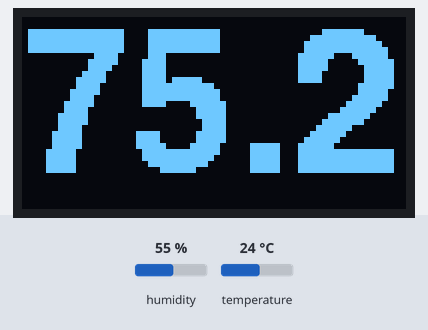
Recording of a sketch running on a simulated Arduino Uno, built with avr-gcc and run on an emulated ATmega328P. On the bench: 128×64 one-colour display. The test bench sets the inputs (shaded band); at power-on: temperature 24 °C, humidity 55 %. What the sketch prints to the serial monitor is not drawn.

Above: at 5.0 s.
5.1 s: temperature set to 12 °C
At 8.0 s:
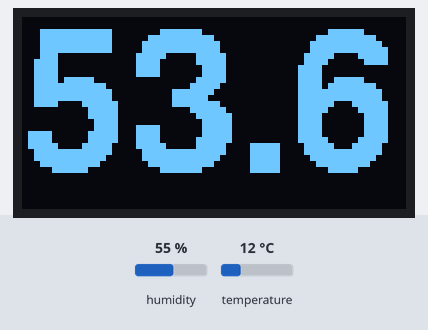
8.4 s: temperature set to 19 °C
At 9.4 s:
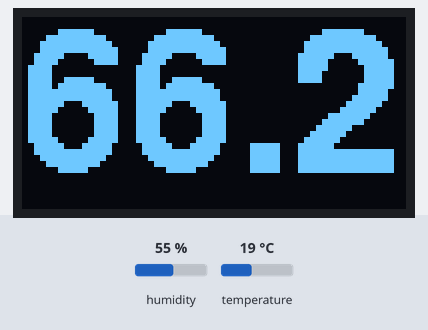
11.7 s: temperature set to 28 °C
At 14.3 s:
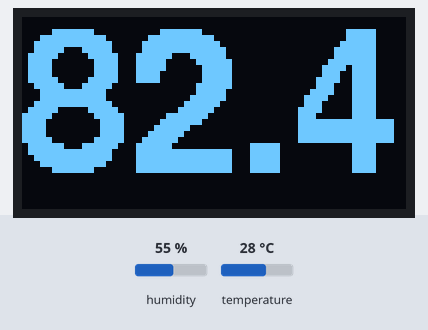
Timing chart, 0 to 15.8 s (numbered marks = the images above; inputs shaded):
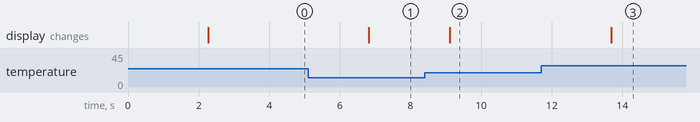

Measured:
- after the input at 5.1 s, the display: changes after 1.7 s (image 1)
- after the input at 8.4 s, the display: changes after 0.71 s (image 2)
- after the input at 11.7 s, the display: changes after 2.0 s (image 3)

The sketch:

DHT22_Temp_128x64_OLED.ino
```cpp
#include "U8glib.h"
#include "DHT.h"
#define DHTPIN 7
#define DHTTYPE DHT22
DHT dht(DHTPIN, DHTTYPE);
U8GLIB_SH1106_128X64 u8g(13, 11, 10, 9, 8);  // D0=13, D1=11, CS=10, DC=9, Reset=8

float minTemp = 100;
float maxTemp = 0;

void draw(float f, float h, float hif, float minTemp, float maxTemp) {
//   u8g.setFont(u8g_font_unifont);  // select font
  u8g.setFont(u8g_font_helvB24);  // select font helveticaaaa
  u8g.setFontPosTop();
  u8g.setScale2x2();
  u8g.setPrintPos(0, 0);  // set position
  u8g.print(f, 1);  // display temperature from DHT22
  u8g.undoScale();

  u8g.setFont(u8g_font_helvR08);
//  u8g.setFont(u8g_font_6x10);
  u8g.setPrintPos(12, 63);
  u8g.print(h, 0);

  u8g.setPrintPos(57, 63);
  u8g.print(minTemp, 1);

  u8g.setPrintPos(105, 63);
  u8g.print(maxTemp, 1);

  u8g.drawStr(0, 63, "h:");
  u8g.drawStr(25, 63, "%");
  u8g.drawStr(37, 63, "min:");
  u8g.drawStr(82, 63, "max:");

}

void setup(void) {
  Serial.begin(9600);
  dht.begin();
}

void loop(void) {
  // Wait a few seconds between measurements.
  delay(2000);

  // Reading temperature or humidity takes about 250 milliseconds!
  // Sensor readings may also be up to 2 seconds 'old' (its a very slow sensor)
  float h = dht.readHumidity();
  // Read temperature as Celsius (the default)
  float c = dht.readTemperature();
  // Read temperature as Fahrenheit (isFahrenheit = true)
  float f = dht.readTemperature(true);

  // Check if any reads failed and exit early (to try again).
  if (isnan(h) || isnan(c) || isnan(f)) {
    Serial.println(F("Failed to read from DHT sensor!"));
    return;
  }


  if (f < minTemp) {
    minTemp = f;
  }

  if (f >= maxTemp) {
    maxTemp = f;
  }

  // Compute heat index in Fahrenheit (the default)
  float hif = dht.computeHeatIndex(f, h);
  // Compute heat index in Celsius (isFahreheit = false)
  float hic = dht.computeHeatIndex(c, h, false);

  Serial.print(F("Humidity: "));
  Serial.print(h);
  Serial.print(F("%  Temperature: "));
  Serial.print(c);
  Serial.print(F("°C "));
  Serial.print(f);
  Serial.print(F("°F  Heat index: "));
  Serial.print(hic);
  Serial.print(F("°C "));
  Serial.print(hif);
  Serial.println(F("°F"));

  u8g.firstPage();
  do {
    draw(f, h, hif, minTemp, maxTemp);
  } while( u8g.nextPage() );
}


// // Example testing sketch for various DHT humidity/temperature sensors written by ladyada
// // REQUIRES the following Arduino libraries:
// // - DHT Sensor Library: https://github.com/adafruit/DHT-sensor-library
// // - Adafruit Unified Sensor Lib: https://github.com/adafruit/Adafruit_Sensor

// #include "DHT.h"

// #define DHTPIN 4     // Digital pin connected to the DHT sensor
// // Feather HUZZAH ESP8266 note: use pins 3, 4, 5, 12, 13 or 14 --
// // Pin 15 can work but DHT must be disconnected during program upload.

// // Uncomment whatever type you're using!
// //#define DHTTYPE DHT11   // DHT 11
// #define DHTTYPE DHT22   // DHT 22  (AM2302), AM2321
// //#define DHTTYPE DHT21   // DHT 21 (AM2301)

// // Connect pin 1 (on the left) of the sensor to +5V
// // NOTE: If using a board with 3.3V logic like an Arduino Due connect pin 1
// // to 3.3V instead of 5V!
// // Connect pin 2 of the sensor to whatever your DHTPIN is
// // Connect pin 4 (on the right) of the sensor to GROUND
// // Connect a 10K resistor from pin 2 (data) to pin 1 (power) of the sensor

// // Initialize DHT sensor.
// // Note that older versions of this library took an optional third parameter to
// // tweak the timings for faster processors.  This parameter is no longer needed
// // as the current DHT reading algorithm adjusts itself to work on faster procs.
// DHT dht(DHTPIN, DHTTYPE);

// void setup() {
//   Serial.begin(9600);
//   Serial.println(F("DHTxx test!"));

//   dht.begin();
// }

// void loop() {
//   // Wait a few seconds between measurements.
//   delay(2000);

//   // Reading temperature or humidity takes about 250 milliseconds!
//   // Sensor readings may also be up to 2 seconds 'old' (its a very slow sensor)
//   float h = dht.readHumidity();
//   // Read temperature as Celsius (the default)
//   float t = dht.readTemperature();
//   // Read temperature as Fahrenheit (isFahrenheit = true)
//   float f = dht.readTemperature(true);

//   // Check if any reads failed and exit early (to try again).
//   if (isnan(h) || isnan(t) || isnan(f)) {
//     Serial.println(F("Failed to read from DHT sensor!"));
//     return;
//   }

//   // Compute heat index in Fahrenheit (the default)
//   float hif = dht.computeHeatIndex(f, h);
//   // Compute heat index in Celsius (isFahreheit = false)
//   float hic = dht.computeHeatIndex(t, h, false);

//   Serial.print(F("Humidity: "));
//   Serial.print(h);
//   Serial.print(F("%  Temperature: "));
//   Serial.print(t);
//   Serial.print(F("°C "));
//   Serial.print(f);
//   Serial.print(F("°F  Heat index: "));
//   Serial.print(hic);
//   Serial.print(F("°C "));
//   Serial.print(hif);
//   Serial.println(F("°F"));
// }
```
